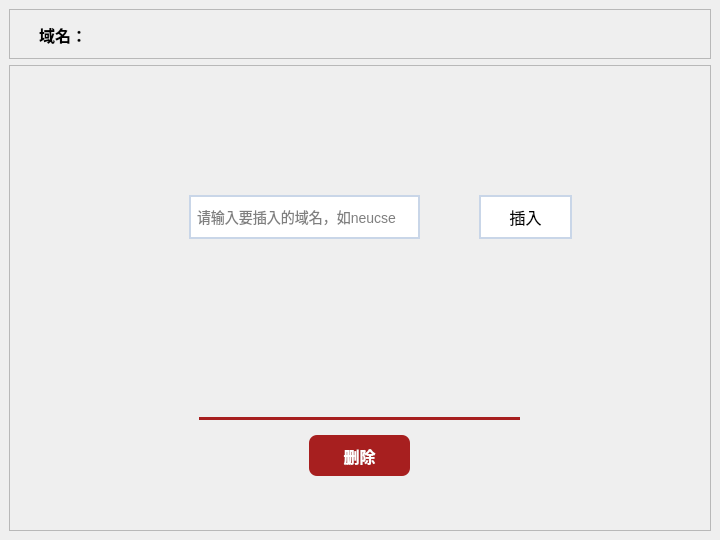
<?xml version="1.0" encoding="UTF-8"?>
<ui version="4.0">
 <class>domainDetailsWindow</class>
 <widget class="QWidget" name="domainDetailsWindow">
  <property name="geometry">
   <rect>
    <x>0</x>
    <y>0</y>
    <width>720</width>
    <height>540</height>
   </rect>
  </property>
  <property name="windowTitle">
   <string>域名详情</string>
  </property>
  <property name="styleSheet">
   <string notr="true">
QPushButton {
    color: black;
    background-color:white;
    font-size: 16px;
    border: 2px solid #C9D6E8;
}
QLineEdit {
    background:transparent;
    border:none;
    outline:none;
}
#insertInput{
    background-color:white;border: 2px solid #C9D6E8;
    padding: 4px;
    font-size: 14px;
}
#domainShow:hover{
    border: none;
    outline:none;
}

#confirmEdit{
    border: 2px solid rgb(167, 31, 31);
    border-top: none;         /* 不显示上边框 */
    border-left: none;        /* 不显示左边框 */
    border-right: none;       /* 不显示右边框 */
    border-bottom: 3px solid rgb(167, 31, 31); /* 只设置下边框 */
}
#confirmEdit::placeholder {
    text-align:center;
    color: rgb(167, 31, 31);
}

#deleteButton{
    color: white;
    padding: 10px 20px;
    font-size: 16px;
    border-radius: 8px;
    border: none;
    background-color:rgb(167, 31, 31);
}

#deleteButton:hover{
    background-color:rgb(126, 28, 28);
}

QLineEdit:hover {
    border: 2px solid rgb(145, 168, 235);
}

QLineEdit:placeholder {
    border-color: #4c65af;
    outline: none;
}

QLineEdit:focus {
    border: 2px solid #4c65af;
    outline: none;
}
   </string>
  </property>
  <widget class="QFrame" name="verticalFrame">
   <property name="geometry">
    <rect>
     <x>0</x>
     <y>0</y>
     <width>720</width>
     <height>540</height>
    </rect>
   </property>
   <layout class="QVBoxLayout" name="verticalLayout">
    <item>
     <widget class="QFrame" name="frame">
      <property name="maximumSize">
       <size>
        <width>16777215</width>
        <height>50</height>
       </size>
      </property>
      <property name="frameShape">
       <enum>QFrame::Shape::StyledPanel</enum>
      </property>
      <property name="frameShadow">
       <enum>QFrame::Shadow::Raised</enum>
      </property>
      <widget class="QLabel" name="label">
       <property name="geometry">
        <rect>
         <x>30</x>
         <y>0</y>
         <width>71</width>
         <height>51</height>
        </rect>
       </property>
       <property name="font">
        <font>
         <pointsize>12</pointsize>
         <bold>true</bold>
        </font>
       </property>
       <property name="text">
        <string>域名：</string>
       </property>
      </widget>
      <widget class="QLineEdit" name="domainShow">
       <property name="geometry">
        <rect>
         <x>110</x>
         <y>0</y>
         <width>471</width>
         <height>51</height>
        </rect>
       </property>
       <property name="font">
        <font>
         <pointsize>11</pointsize>
        </font>
       </property>
       <property name="text">
        <string/>
       </property>
       <property name="alignment">
        <set>Qt::AlignmentFlag::AlignCenter</set>
       </property>
      </widget>
     </widget>
    </item>
    <item>
     <widget class="QFrame" name="frame_2">
      <property name="frameShape">
       <enum>QFrame::Shape::StyledPanel</enum>
      </property>
      <property name="frameShadow">
       <enum>QFrame::Shadow::Raised</enum>
      </property>
      <widget class="QLineEdit" name="insertInput">
       <property name="geometry">
        <rect>
         <x>180</x>
         <y>130</y>
         <width>231</width>
         <height>44</height>
        </rect>
       </property>
       <property name="placeholderText">
        <string>请输入要插入的域名，如neucse</string>
       </property>
      </widget>
      <widget class="QPushButton" name="insertButton">
       <property name="geometry">
        <rect>
         <x>470</x>
         <y>130</y>
         <width>93</width>
         <height>44</height>
        </rect>
       </property>
       <property name="text">
        <string>插入</string>
       </property>
      </widget>
      <widget class="QPushButton" name="deleteButton">
       <property name="geometry">
        <rect>
         <x>300</x>
         <y>370</y>
         <width>101</width>
         <height>41</height>
        </rect>
       </property>
       <property name="font">
        <font>
         <pointsize>-1</pointsize>
         <bold>true</bold>
        </font>
       </property>
       <property name="text">
        <string>删除</string>
       </property>
      </widget>
      <widget class="QLineEdit" name="confirmEdit">
       <property name="geometry">
        <rect>
         <x>190</x>
         <y>324</y>
         <width>321</width>
         <height>31</height>
        </rect>
       </property>
       <property name="alignment">
        <set>Qt::AlignmentFlag::AlignCenter</set>
       </property>
      </widget>
     </widget>
    </item>
   </layout>
  </widget>
 </widget>
 <resources/>
 <connections/>
</ui>
